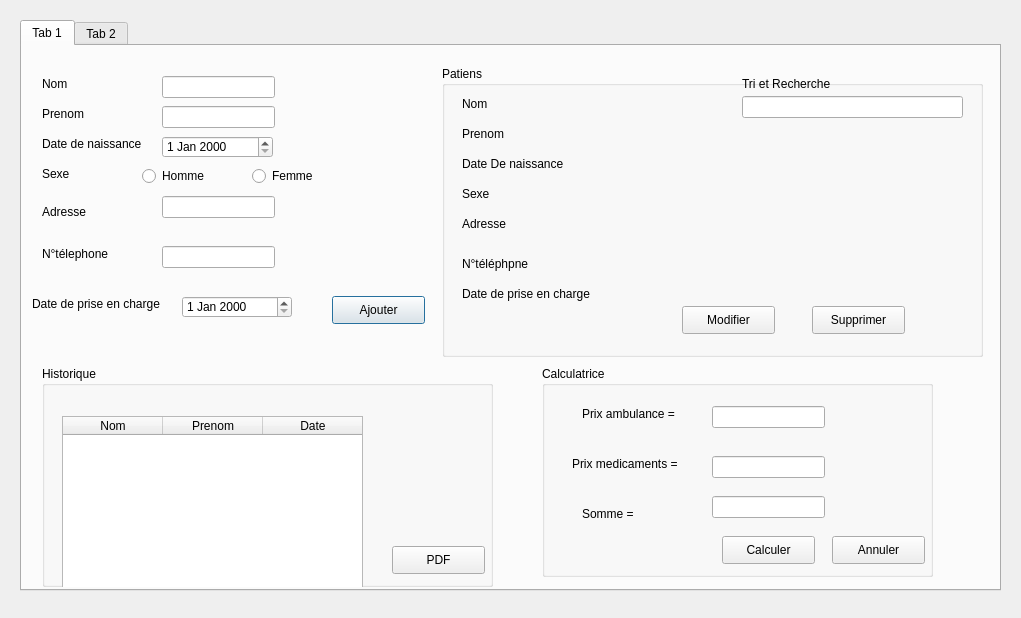
<?xml version="1.0" encoding="UTF-8"?>
<ui version="4.0">
 <class>Patient</class>
 <widget class="QDialog" name="Patient">
  <property name="geometry">
   <rect>
    <x>0</x>
    <y>0</y>
    <width>1021</width>
    <height>618</height>
   </rect>
  </property>
  <property name="windowTitle">
   <string>Dialog</string>
  </property>
  <widget class="QTabWidget" name="tabWidget">
   <property name="geometry">
    <rect>
     <x>20</x>
     <y>20</y>
     <width>981</width>
     <height>571</height>
    </rect>
   </property>
   <property name="currentIndex">
    <number>0</number>
   </property>
   <widget class="QWidget" name="tab">
    <attribute name="title">
     <string>Tab 1</string>
    </attribute>
    <widget class="QLabel" name="label">
     <property name="geometry">
      <rect>
       <x>20</x>
       <y>30</y>
       <width>56</width>
       <height>16</height>
      </rect>
     </property>
     <property name="text">
      <string>Nom</string>
     </property>
    </widget>
    <widget class="QLabel" name="label_2">
     <property name="geometry">
      <rect>
       <x>20</x>
       <y>60</y>
       <width>56</width>
       <height>16</height>
      </rect>
     </property>
     <property name="text">
      <string>Prenom</string>
     </property>
    </widget>
    <widget class="QLabel" name="label_3">
     <property name="geometry">
      <rect>
       <x>20</x>
       <y>90</y>
       <width>111</width>
       <height>16</height>
      </rect>
     </property>
     <property name="text">
      <string>Date de naissance</string>
     </property>
    </widget>
    <widget class="QLabel" name="label_4">
     <property name="geometry">
      <rect>
       <x>20</x>
       <y>120</y>
       <width>56</width>
       <height>16</height>
      </rect>
     </property>
     <property name="text">
      <string>Sexe</string>
     </property>
    </widget>
    <widget class="QLabel" name="label_5">
     <property name="geometry">
      <rect>
       <x>20</x>
       <y>150</y>
       <width>91</width>
       <height>31</height>
      </rect>
     </property>
     <property name="text">
      <string>Adresse</string>
     </property>
    </widget>
    <widget class="QLabel" name="label_6">
     <property name="geometry">
      <rect>
       <x>20</x>
       <y>200</y>
       <width>101</width>
       <height>16</height>
      </rect>
     </property>
     <property name="text">
      <string>N°télephone</string>
     </property>
    </widget>
    <widget class="QLineEdit" name="lineEdit">
     <property name="geometry">
      <rect>
       <x>140</x>
       <y>30</y>
       <width>113</width>
       <height>22</height>
      </rect>
     </property>
    </widget>
    <widget class="QLineEdit" name="lineEdit_2">
     <property name="geometry">
      <rect>
       <x>140</x>
       <y>60</y>
       <width>113</width>
       <height>22</height>
      </rect>
     </property>
    </widget>
    <widget class="QDateEdit" name="dateEdit">
     <property name="geometry">
      <rect>
       <x>140</x>
       <y>90</y>
       <width>111</width>
       <height>22</height>
      </rect>
     </property>
    </widget>
    <widget class="QRadioButton" name="radioButton">
     <property name="geometry">
      <rect>
       <x>120</x>
       <y>120</y>
       <width>101</width>
       <height>20</height>
      </rect>
     </property>
     <property name="text">
      <string>Homme</string>
     </property>
    </widget>
    <widget class="QRadioButton" name="radioButton_2">
     <property name="geometry">
      <rect>
       <x>230</x>
       <y>120</y>
       <width>97</width>
       <height>20</height>
      </rect>
     </property>
     <property name="text">
      <string>Femme</string>
     </property>
    </widget>
    <widget class="QLineEdit" name="lineEdit_3">
     <property name="geometry">
      <rect>
       <x>140</x>
       <y>150</y>
       <width>113</width>
       <height>22</height>
      </rect>
     </property>
    </widget>
    <widget class="QLineEdit" name="lineEdit_4">
     <property name="geometry">
      <rect>
       <x>140</x>
       <y>200</y>
       <width>113</width>
       <height>22</height>
      </rect>
     </property>
    </widget>
    <widget class="QPushButton" name="pushButton">
     <property name="geometry">
      <rect>
       <x>310</x>
       <y>250</y>
       <width>93</width>
       <height>28</height>
      </rect>
     </property>
     <property name="text">
      <string>Ajouter</string>
     </property>
    </widget>
    <widget class="QGroupBox" name="groupBox">
     <property name="geometry">
      <rect>
       <x>420</x>
       <y>20</y>
       <width>541</width>
       <height>291</height>
      </rect>
     </property>
     <property name="title">
      <string>Patiens</string>
     </property>
     <widget class="QLabel" name="label_7">
      <property name="geometry">
       <rect>
        <x>20</x>
        <y>30</y>
        <width>56</width>
        <height>16</height>
       </rect>
      </property>
      <property name="text">
       <string>Nom</string>
      </property>
     </widget>
     <widget class="QLabel" name="label_8">
      <property name="geometry">
       <rect>
        <x>20</x>
        <y>60</y>
        <width>56</width>
        <height>16</height>
       </rect>
      </property>
      <property name="text">
       <string>Prenom</string>
      </property>
     </widget>
     <widget class="QLabel" name="label_9">
      <property name="geometry">
       <rect>
        <x>20</x>
        <y>90</y>
        <width>121</width>
        <height>16</height>
       </rect>
      </property>
      <property name="text">
       <string>Date De naissance</string>
      </property>
     </widget>
     <widget class="QLabel" name="label_10">
      <property name="geometry">
       <rect>
        <x>20</x>
        <y>120</y>
        <width>56</width>
        <height>16</height>
       </rect>
      </property>
      <property name="text">
       <string>Sexe</string>
      </property>
     </widget>
     <widget class="QLabel" name="label_11">
      <property name="geometry">
       <rect>
        <x>20</x>
        <y>150</y>
        <width>56</width>
        <height>16</height>
       </rect>
      </property>
      <property name="text">
       <string>Adresse</string>
      </property>
     </widget>
     <widget class="QPushButton" name="pushButton_2">
      <property name="geometry">
       <rect>
        <x>240</x>
        <y>240</y>
        <width>93</width>
        <height>28</height>
       </rect>
      </property>
      <property name="text">
       <string>Modifier</string>
      </property>
     </widget>
     <widget class="QPushButton" name="pushButton_3">
      <property name="geometry">
       <rect>
        <x>370</x>
        <y>240</y>
        <width>93</width>
        <height>28</height>
       </rect>
      </property>
      <property name="text">
       <string>Supprimer</string>
      </property>
     </widget>
     <widget class="QLabel" name="label_13">
      <property name="geometry">
       <rect>
        <x>300</x>
        <y>10</y>
        <width>141</width>
        <height>16</height>
       </rect>
      </property>
      <property name="text">
       <string>Tri et Recherche</string>
      </property>
     </widget>
     <widget class="QLineEdit" name="lineEdit_5">
      <property name="geometry">
       <rect>
        <x>300</x>
        <y>30</y>
        <width>221</width>
        <height>22</height>
       </rect>
      </property>
     </widget>
     <widget class="QLabel" name="label_15">
      <property name="geometry">
       <rect>
        <x>20</x>
        <y>220</y>
        <width>151</width>
        <height>16</height>
       </rect>
      </property>
      <property name="text">
       <string>Date de prise en charge</string>
      </property>
     </widget>
    </widget>
    <widget class="QLabel" name="label_12">
     <property name="geometry">
      <rect>
       <x>440</x>
       <y>210</y>
       <width>81</width>
       <height>16</height>
      </rect>
     </property>
     <property name="text">
      <string>N°téléphpne</string>
     </property>
    </widget>
    <widget class="QLabel" name="label_14">
     <property name="geometry">
      <rect>
       <x>10</x>
       <y>250</y>
       <width>161</width>
       <height>16</height>
      </rect>
     </property>
     <property name="text">
      <string>Date de prise en charge</string>
     </property>
    </widget>
    <widget class="QDateEdit" name="dateEdit_2">
     <property name="geometry">
      <rect>
       <x>160</x>
       <y>250</y>
       <width>110</width>
       <height>22</height>
      </rect>
     </property>
    </widget>
    <widget class="QGroupBox" name="groupBox_2">
     <property name="geometry">
      <rect>
       <x>20</x>
       <y>320</y>
       <width>451</width>
       <height>221</height>
      </rect>
     </property>
     <property name="title">
      <string>Historique</string>
     </property>
     <widget class="QPushButton" name="pushButton_4">
      <property name="geometry">
       <rect>
        <x>350</x>
        <y>180</y>
        <width>93</width>
        <height>28</height>
       </rect>
      </property>
      <property name="text">
       <string>PDF</string>
      </property>
     </widget>
     <widget class="QTableWidget" name="tableWidget">
      <property name="geometry">
       <rect>
        <x>20</x>
        <y>50</y>
        <width>301</width>
        <height>192</height>
       </rect>
      </property>
      <column>
       <property name="text">
        <string>Nom</string>
       </property>
      </column>
      <column>
       <property name="text">
        <string>Prenom</string>
       </property>
      </column>
      <column>
       <property name="text">
        <string>Date</string>
       </property>
      </column>
     </widget>
    </widget>
    <widget class="QGroupBox" name="groupBox_3">
     <property name="geometry">
      <rect>
       <x>520</x>
       <y>320</y>
       <width>391</width>
       <height>211</height>
      </rect>
     </property>
     <property name="title">
      <string>Calculatrice</string>
     </property>
     <widget class="QLabel" name="label_16">
      <property name="geometry">
       <rect>
        <x>40</x>
        <y>40</y>
        <width>111</width>
        <height>16</height>
       </rect>
      </property>
      <property name="text">
       <string>Prix ambulance =</string>
      </property>
     </widget>
     <widget class="QLineEdit" name="lineEdit_6">
      <property name="geometry">
       <rect>
        <x>170</x>
        <y>40</y>
        <width>113</width>
        <height>22</height>
       </rect>
      </property>
     </widget>
     <widget class="QLabel" name="label_17">
      <property name="geometry">
       <rect>
        <x>30</x>
        <y>90</y>
        <width>111</width>
        <height>16</height>
       </rect>
      </property>
      <property name="text">
       <string>Prix medicaments =</string>
      </property>
     </widget>
     <widget class="QLineEdit" name="lineEdit_7">
      <property name="geometry">
       <rect>
        <x>170</x>
        <y>90</y>
        <width>113</width>
        <height>22</height>
       </rect>
      </property>
     </widget>
     <widget class="QLabel" name="label_18">
      <property name="geometry">
       <rect>
        <x>40</x>
        <y>140</y>
        <width>56</width>
        <height>16</height>
       </rect>
      </property>
      <property name="text">
       <string>Somme =</string>
      </property>
     </widget>
     <widget class="QLineEdit" name="lineEdit_8">
      <property name="geometry">
       <rect>
        <x>170</x>
        <y>130</y>
        <width>113</width>
        <height>22</height>
       </rect>
      </property>
     </widget>
     <widget class="QPushButton" name="pushButton_5">
      <property name="geometry">
       <rect>
        <x>180</x>
        <y>170</y>
        <width>93</width>
        <height>28</height>
       </rect>
      </property>
      <property name="text">
       <string>Calculer</string>
      </property>
     </widget>
     <widget class="QPushButton" name="pushButton_6">
      <property name="geometry">
       <rect>
        <x>290</x>
        <y>170</y>
        <width>93</width>
        <height>28</height>
       </rect>
      </property>
      <property name="text">
       <string>Annuler</string>
      </property>
     </widget>
    </widget>
   </widget>
   <widget class="QWidget" name="tab_2">
    <attribute name="title">
     <string>Tab 2</string>
    </attribute>
   </widget>
  </widget>
 </widget>
 <resources/>
 <connections/>
</ui>
